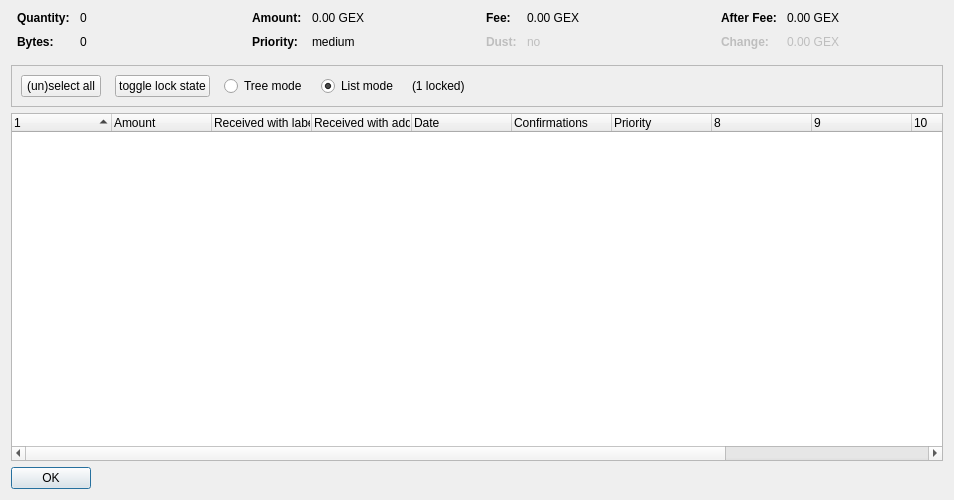
<?xml version="1.0" encoding="UTF-8"?>
<ui version="4.0">
 <class>CoinControlDialog</class>
 <widget class="QDialog" name="CoinControlDialog">
  <property name="geometry">
   <rect>
    <x>0</x>
    <y>0</y>
    <width>954</width>
    <height>500</height>
   </rect>
  </property>
  <property name="windowTitle">
   <string>Coin Selection</string>
  </property>
  <layout class="QVBoxLayout" name="verticalLayout">
   <item>
    <layout class="QHBoxLayout" name="horizontalLayoutTop" stretch="0,0,0,0">
     <property name="topMargin">
      <number>0</number>
     </property>
     <property name="bottomMargin">
      <number>10</number>
     </property>
     <item>
      <layout class="QFormLayout" name="formLayoutCoinControl1">
       <property name="horizontalSpacing">
        <number>10</number>
       </property>
       <property name="verticalSpacing">
        <number>10</number>
       </property>
       <property name="leftMargin">
        <number>6</number>
       </property>
       <property name="rightMargin">
        <number>6</number>
       </property>
       <item row="0" column="0">
        <widget class="QLabel" name="labelCoinControlQuantityText">
         <property name="font">
          <font>
           <weight>75</weight>
           <bold>true</bold>
          </font>
         </property>
         <property name="text">
          <string>Quantity:</string>
         </property>
        </widget>
       </item>
       <item row="0" column="1">
        <widget class="QLabel" name="labelCoinControlQuantity">
         <property name="cursor">
          <cursorShape>IBeamCursor</cursorShape>
         </property>
         <property name="contextMenuPolicy">
          <enum>Qt::ActionsContextMenu</enum>
         </property>
         <property name="text">
          <string notr="true">0</string>
         </property>
         <property name="textInteractionFlags">
          <set>Qt::LinksAccessibleByMouse|Qt::TextSelectableByKeyboard|Qt::TextSelectableByMouse</set>
         </property>
        </widget>
       </item>
       <item row="1" column="0">
        <widget class="QLabel" name="labelCoinControlBytesText">
         <property name="font">
          <font>
           <weight>75</weight>
           <bold>true</bold>
          </font>
         </property>
         <property name="text">
          <string>Bytes:</string>
         </property>
        </widget>
       </item>
       <item row="1" column="1">
        <widget class="QLabel" name="labelCoinControlBytes">
         <property name="cursor">
          <cursorShape>IBeamCursor</cursorShape>
         </property>
         <property name="contextMenuPolicy">
          <enum>Qt::ActionsContextMenu</enum>
         </property>
         <property name="text">
          <string notr="true">0</string>
         </property>
         <property name="textInteractionFlags">
          <set>Qt::LinksAccessibleByMouse|Qt::TextSelectableByKeyboard|Qt::TextSelectableByMouse</set>
         </property>
        </widget>
       </item>
      </layout>
     </item>
     <item>
      <layout class="QFormLayout" name="formLayoutCoinControl2">
       <property name="horizontalSpacing">
        <number>10</number>
       </property>
       <property name="verticalSpacing">
        <number>10</number>
       </property>
       <property name="leftMargin">
        <number>6</number>
       </property>
       <property name="rightMargin">
        <number>6</number>
       </property>
       <item row="0" column="0">
        <widget class="QLabel" name="labelCoinControlAmountText">
         <property name="font">
          <font>
           <weight>75</weight>
           <bold>true</bold>
          </font>
         </property>
         <property name="text">
          <string>Amount:</string>
         </property>
        </widget>
       </item>
       <item row="0" column="1">
        <widget class="QLabel" name="labelCoinControlAmount">
         <property name="cursor">
          <cursorShape>IBeamCursor</cursorShape>
         </property>
         <property name="contextMenuPolicy">
          <enum>Qt::ActionsContextMenu</enum>
         </property>
         <property name="text">
          <string notr="true">0.00 GEX</string>
         </property>
         <property name="textInteractionFlags">
          <set>Qt::LinksAccessibleByMouse|Qt::TextSelectableByKeyboard|Qt::TextSelectableByMouse</set>
         </property>
        </widget>
       </item>
       <item row="1" column="0">
        <widget class="QLabel" name="labelCoinControlPriorityText">
         <property name="font">
          <font>
           <weight>75</weight>
           <bold>true</bold>
          </font>
         </property>
         <property name="text">
          <string>Priority:</string>
         </property>
        </widget>
       </item>
       <item row="1" column="1">
        <widget class="QLabel" name="labelCoinControlPriority">
         <property name="cursor">
          <cursorShape>IBeamCursor</cursorShape>
         </property>
         <property name="contextMenuPolicy">
          <enum>Qt::ActionsContextMenu</enum>
         </property>
         <property name="text">
          <string>medium</string>
         </property>
         <property name="textInteractionFlags">
          <set>Qt::LinksAccessibleByMouse|Qt::TextSelectableByKeyboard|Qt::TextSelectableByMouse</set>
         </property>
        </widget>
       </item>
      </layout>
     </item>
     <item>
      <layout class="QFormLayout" name="formLayoutCoinControl3">
       <property name="horizontalSpacing">
        <number>10</number>
       </property>
       <property name="verticalSpacing">
        <number>10</number>
       </property>
       <property name="leftMargin">
        <number>6</number>
       </property>
       <property name="rightMargin">
        <number>6</number>
       </property>
       <item row="0" column="0">
        <widget class="QLabel" name="labelCoinControlFeeText">
         <property name="font">
          <font>
           <weight>75</weight>
           <bold>true</bold>
          </font>
         </property>
         <property name="text">
          <string>Fee:</string>
         </property>
        </widget>
       </item>
       <item row="0" column="1">
        <widget class="QLabel" name="labelCoinControlFee">
         <property name="cursor">
          <cursorShape>IBeamCursor</cursorShape>
         </property>
         <property name="contextMenuPolicy">
          <enum>Qt::ActionsContextMenu</enum>
         </property>
         <property name="text">
          <string notr="true">0.00 GEX</string>
         </property>
         <property name="textInteractionFlags">
          <set>Qt::LinksAccessibleByMouse|Qt::TextSelectableByKeyboard|Qt::TextSelectableByMouse</set>
         </property>
        </widget>
       </item>
       <item row="1" column="0">
        <widget class="QLabel" name="labelCoinControlLowOutputText">
         <property name="enabled">
          <bool>false</bool>
         </property>
         <property name="font">
          <font>
           <weight>75</weight>
           <bold>true</bold>
          </font>
         </property>
         <property name="text">
          <string>Dust:</string>
         </property>
        </widget>
       </item>
       <item row="1" column="1">
        <widget class="QLabel" name="labelCoinControlLowOutput">
         <property name="enabled">
          <bool>false</bool>
         </property>
         <property name="cursor">
          <cursorShape>IBeamCursor</cursorShape>
         </property>
         <property name="contextMenuPolicy">
          <enum>Qt::ActionsContextMenu</enum>
         </property>
         <property name="text">
          <string>no</string>
         </property>
         <property name="textInteractionFlags">
          <set>Qt::LinksAccessibleByMouse|Qt::TextSelectableByKeyboard|Qt::TextSelectableByMouse</set>
         </property>
        </widget>
       </item>
      </layout>
     </item>
     <item>
      <layout class="QFormLayout" name="formLayoutCoinControl4">
       <property name="horizontalSpacing">
        <number>10</number>
       </property>
       <property name="verticalSpacing">
        <number>10</number>
       </property>
       <property name="leftMargin">
        <number>6</number>
       </property>
       <property name="rightMargin">
        <number>6</number>
       </property>
       <item row="0" column="0">
        <widget class="QLabel" name="labelCoinControlAfterFeeText">
         <property name="font">
          <font>
           <weight>75</weight>
           <bold>true</bold>
          </font>
         </property>
         <property name="text">
          <string>After Fee:</string>
         </property>
        </widget>
       </item>
       <item row="0" column="1">
        <widget class="QLabel" name="labelCoinControlAfterFee">
         <property name="cursor">
          <cursorShape>IBeamCursor</cursorShape>
         </property>
         <property name="contextMenuPolicy">
          <enum>Qt::ActionsContextMenu</enum>
         </property>
         <property name="text">
          <string notr="true">0.00 GEX</string>
         </property>
         <property name="textInteractionFlags">
          <set>Qt::LinksAccessibleByMouse|Qt::TextSelectableByKeyboard|Qt::TextSelectableByMouse</set>
         </property>
        </widget>
       </item>
       <item row="1" column="0">
        <widget class="QLabel" name="labelCoinControlChangeText">
         <property name="enabled">
          <bool>false</bool>
         </property>
         <property name="font">
          <font>
           <weight>75</weight>
           <bold>true</bold>
          </font>
         </property>
         <property name="text">
          <string>Change:</string>
         </property>
        </widget>
       </item>
       <item row="1" column="1">
        <widget class="QLabel" name="labelCoinControlChange">
         <property name="enabled">
          <bool>false</bool>
         </property>
         <property name="cursor">
          <cursorShape>IBeamCursor</cursorShape>
         </property>
         <property name="contextMenuPolicy">
          <enum>Qt::ActionsContextMenu</enum>
         </property>
         <property name="text">
          <string notr="true">0.00 GEX</string>
         </property>
         <property name="textInteractionFlags">
          <set>Qt::LinksAccessibleByMouse|Qt::TextSelectableByKeyboard|Qt::TextSelectableByMouse</set>
         </property>
        </widget>
       </item>
      </layout>
     </item>
    </layout>
   </item>
   <item>
    <widget class="QFrame" name="frame">
     <property name="minimumSize">
      <size>
       <width>0</width>
       <height>40</height>
      </size>
     </property>
     <property name="frameShape">
      <enum>QFrame::StyledPanel</enum>
     </property>
     <property name="frameShadow">
      <enum>QFrame::Sunken</enum>
     </property>
     <layout class="QHBoxLayout" name="horizontalLayout">
      <item>
       <layout class="QHBoxLayout" name="horizontalLayoutPanel" stretch="0,0,0,0,0,0">
        <property name="spacing">
         <number>14</number>
        </property>
        <item>
         <widget class="QPushButton" name="pushButtonSelectAll">
          <property name="sizePolicy">
           <sizepolicy hsizetype="Maximum" vsizetype="Fixed">
            <horstretch>0</horstretch>
            <verstretch>0</verstretch>
           </sizepolicy>
          </property>
          <property name="text">
           <string>(un)select all</string>
          </property>
          <property name="autoDefault">
           <bool>false</bool>
          </property>
         </widget>
        </item>
        <item>
         <widget class="QPushButton" name="pushButtonToggleLock">
          <property name="sizePolicy">
           <sizepolicy hsizetype="Maximum" vsizetype="Fixed">
            <horstretch>0</horstretch>
            <verstretch>0</verstretch>
           </sizepolicy>
          </property>
          <property name="text">
           <string>toggle lock state</string>
          </property>
          <property name="autoDefault">
           <bool>false</bool>
          </property>
         </widget>
        </item>
        <item>
         <widget class="QRadioButton" name="radioTreeMode">
          <property name="sizePolicy">
           <sizepolicy hsizetype="Maximum" vsizetype="Fixed">
            <horstretch>0</horstretch>
            <verstretch>0</verstretch>
           </sizepolicy>
          </property>
          <property name="text">
           <string>Tree mode</string>
          </property>
         </widget>
        </item>
        <item>
         <widget class="QRadioButton" name="radioListMode">
          <property name="sizePolicy">
           <sizepolicy hsizetype="Maximum" vsizetype="Fixed">
            <horstretch>0</horstretch>
            <verstretch>0</verstretch>
           </sizepolicy>
          </property>
          <property name="text">
           <string>List mode</string>
          </property>
          <property name="checked">
           <bool>true</bool>
          </property>
         </widget>
        </item>
        <item>
         <widget class="QLabel" name="labelLocked">
          <property name="text">
           <string>(1 locked)</string>
          </property>
         </widget>
        </item>
        <item>
         <spacer name="horizontalSpacer">
          <property name="orientation">
           <enum>Qt::Horizontal</enum>
          </property>
          <property name="sizeHint" stdset="0">
           <size>
            <width>40</width>
            <height>20</height>
           </size>
          </property>
         </spacer>
        </item>
       </layout>
      </item>
     </layout>
    </widget>
   </item>
   <item>
    <widget class="CoinControlTreeWidget" name="treeWidget">
     <property name="contextMenuPolicy">
      <enum>Qt::CustomContextMenu</enum>
     </property>
     <property name="sortingEnabled">
      <bool>false</bool>
     </property>
     <property name="columnCount">
      <number>12</number>
     </property>
     <attribute name="headerShowSortIndicator" stdset="0">
      <bool>true</bool>
     </attribute>
     <attribute name="headerStretchLastSection">
      <bool>false</bool>
     </attribute>
     <column>
      <property name="text">
       <string/>
      </property>
     </column>
     <column>
      <property name="text">
       <string>Amount</string>
      </property>
     </column>
     <column>
      <property name="text">
       <string>Received with label</string>
      </property>
     </column>
     <column>
      <property name="text">
       <string>Received with address</string>
      </property>
     </column>
     <column>
      <property name="text">
       <string>Date</string>
      </property>
     </column>
     <column>
      <property name="text">
       <string>Confirmations</string>
      </property>
      <property name="toolTip">
       <string>Confirmed</string>
      </property>
     </column>
     <column>
      <property name="text">
       <string>Priority</string>
      </property>
     </column>
     <column>
      <property name="text">
       <string/>
      </property>
     </column>
     <column>
      <property name="text">
       <string/>
      </property>
     </column>
     <column>
      <property name="text">
       <string/>
      </property>
     </column>
     <column>
      <property name="text">
       <string/>
      </property>
     </column>
     <column>
      <property name="text">
       <string/>
      </property>
     </column>
    </widget>
   </item>
   <item>
    <widget class="QDialogButtonBox" name="buttonBox">
     <property name="sizePolicy">
      <sizepolicy hsizetype="Maximum" vsizetype="Fixed">
       <horstretch>0</horstretch>
       <verstretch>0</verstretch>
      </sizepolicy>
     </property>
     <property name="orientation">
      <enum>Qt::Horizontal</enum>
     </property>
     <property name="standardButtons">
      <set>QDialogButtonBox::Ok</set>
     </property>
    </widget>
   </item>
  </layout>
 </widget>
 <customwidgets>
  <customwidget>
   <class>CoinControlTreeWidget</class>
   <extends>QTreeWidget</extends>
   <header>coincontroltreewidget.h</header>
  </customwidget>
 </customwidgets>
 <resources/>
 <connections/>
</ui>
